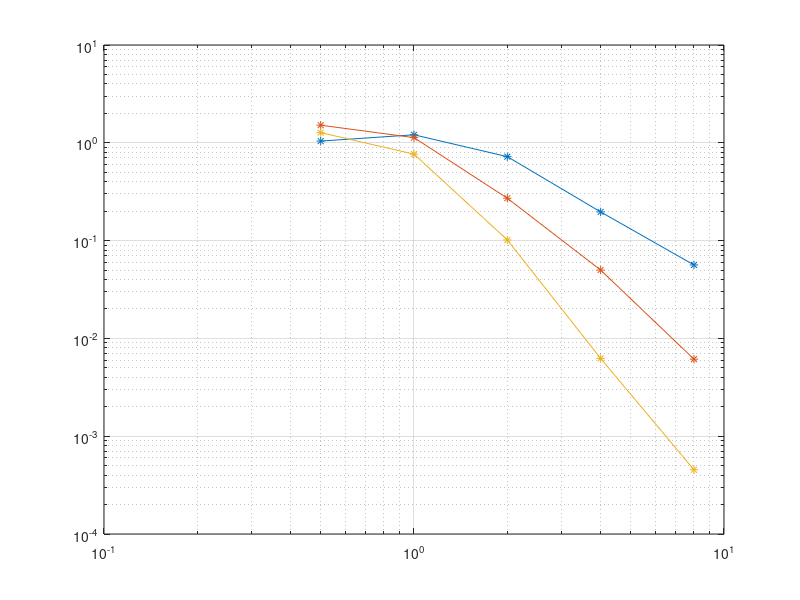

MATLAB code to generate this figure:
close all;
clear all;

%% l2 [Order][Mesh]

%% f = [Sin(10x),  Sin(10y)]

l2 = ...
    [...
        +1.041485e+00 , +1.207660e+00 , +7.219361e-01 , +1.964883e-01 , +5.637472e-02 ; ...
        +1.513764e+00 , +1.129599e+00 , +2.712303e-01 , +5.000654e-02 , +6.134068e-03 ; ...
        +1.270354e+00 , +7.656473e-01 , +1.015560e-01 , +6.241591e-03 , +4.540812e-04 ; ...
    ];


h = [2, 1, 1/2, 1/4, 1/8];% 1/16, 1/32];
p = [1:3];

P = size(p, 2);
H = size(h, 2);

delta = zeros(P, H - 1);

for i = 1:H-1
    delta(:, i) = ...
        (log10(l2(:, i + 1)) - log10(l2(:, i))) / ...
        (log10(1/h(i + 1))   - log10(1/h(i)));
end

delta

figure;
loglog(1./h, l2, '-*');
grid;
